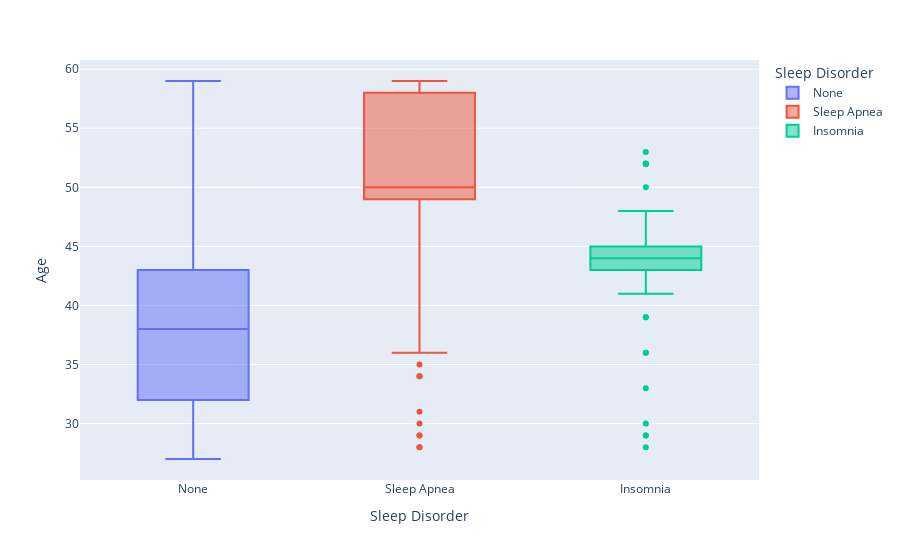

The notebook cell this image was saved under:
### Markdown cell above
It is interesting to see that a lot of doctors have reported not having any sleep disorders whereas a lot of nurses have reported to be suffereing from sleep apnea. At the same time, it also looks like a lot of teachers and sales persons have reported to be suffering from insomnia.

### Code cell
px.box(df, x=df['Sleep Disorder'], y=df['Age'], color='Sleep Disorder')

### Figure 1 — Plotly figure (JSON) as saved in the notebook; plotly's stock layout.template omitted (floating-point values rounded to 4 significant figures; data arrays with more than 128 entries replaced by an {"elided": "..."} marker saying what was removed)
{"data": [{"alignmentgroup": "True", "hovertemplate": "Sleep Disorder=%{x}<br>Age=%{y}<extra></extra>", "legendgroup": "None", "marker": {"color": "#636efa"}, "name": "None", "notched": false, "offsetgroup": "None", "orientation": "v", "showlegend": true, "type": "box", "x": {"elided": "219 str values"}, "x0": " ", "xaxis": "x", "y": {"elided": "219 int values"}, "y0": " ", "yaxis": "y"}, {"alignmentgroup": "True", "hovertemplate": "Sleep Disorder=%{x}<br>Age=%{y}<extra></extra>", "legendgroup": "Sleep Apnea", "marker": {"color": "#EF553B"}, "name": "Sleep Apnea", "notched": false, "offsetgroup": "Sleep Apnea", "orientation": "v", "showlegend": true, "type": "box", "x": ["Sleep Apnea", "Sleep Apnea", "Sleep Apnea", "Sleep Apnea", "Sleep Apnea", "Sleep Apnea", "Sleep Apnea", "Sleep Apnea", "Sleep Apnea", "Sleep Apnea", "Sleep Apnea", "Sleep Apnea", "Sleep Apnea", "Sleep Apnea", "Sleep Apnea", "Sleep Apnea", "Sleep Apnea", "Sleep Apnea", "Sleep Apnea", "Sleep Apnea", "Sleep Apnea", "Sleep Apnea", "Sleep Apnea", "Sleep Apnea", "Sleep Apnea", "Sleep Apnea", "Sleep Apnea", "Sleep Apnea", "Sleep Apnea", "Sleep Apnea", "Sleep Apnea", "Sleep Apnea", "Sleep Apnea", "Sleep Apnea", "Sleep Apnea", "Sleep Apnea", "Sleep Apnea", "Sleep Apnea", "Sleep Apnea", "Sleep Apnea", "Sleep Apnea", "Sleep Apnea", "Sleep Apnea", "Sleep Apnea", "Sleep Apnea", "Sleep Apnea", "Sleep Apnea", "Sleep Apnea", "Sleep Apnea", "Sleep Apnea", "Sleep Apnea", "Sleep Apnea", "Sleep Apnea", "Sleep Apnea", "Sleep Apnea", "Sleep Apnea", "Sleep Apnea", "Sleep Apnea", "Sleep Apnea", "Sleep Apnea", "Sleep Apnea", "Sleep Apnea", "Sleep Apnea", "Sleep Apnea", "Sleep Apnea", "Sleep Apnea", "Sleep Apnea", "Sleep Apnea", "Sleep Apnea", "Sleep Apnea", "Sleep Apnea", "Sleep Apnea", "Sleep Apnea", "Sleep Apnea", "Sleep Apnea", "Sleep Apnea", "Sleep Apnea", "Sleep Apnea"], "x0": " ", "xaxis": "x", "y": [28, 28, 29, 29, 30, 31, 34, 34, 35, 36, 36, 38, 38, 42, 42, 43, 43, 48, 49, 49, 49, 49, 49, 49, 49, 49, 49, 49, 50, 50, 50, 50, 50, 50, 50, 50, 50, 50, 50, 50, 50, 50, 50, 50, 50, 51, 51, 51, 55, 55, 57, 57, 57, 57, 57, 57, 57, 57, 58, 58, 58, 58, 58, 58, 59, 59, 59, 59, 59, 59, 59, 59, 59, 59, 59, 59, 59, 59], "y0": " ", "yaxis": "y"}, {"alignmentgroup": "True", "hovertemplate": "Sleep Disorder=%{x}<br>Age=%{y}<extra></extra>", "legendgroup": "Insomnia", "marker": {"color": "#00cc96"}, "name": "Insomnia", "notched": false, "offsetgroup": "Insomnia", "orientation": "v", "showlegend": true, "type": "box", "x": ["Insomnia", "Insomnia", "Insomnia", "Insomnia", "Insomnia", "Insomnia", "Insomnia", "Insomnia", "Insomnia", "Insomnia", "Insomnia", "Insomnia", "Insomnia", "Insomnia", "Insomnia", "Insomnia", "Insomnia", "Insomnia", "Insomnia", "Insomnia", "Insomnia", "Insomnia", "Insomnia", "Insomnia", "Insomnia", "Insomnia", "Insomnia", "Insomnia", "Insomnia", "Insomnia", "Insomnia", "Insomnia", "Insomnia", "Insomnia", "Insomnia", "Insomnia", "Insomnia", "Insomnia", "Insomnia", "Insomnia", "Insomnia", "Insomnia", "Insomnia", "Insomnia", "Insomnia", "Insomnia", "Insomnia", "Insomnia", "Insomnia", "Insomnia", "Insomnia", "Insomnia", "Insomnia", "Insomnia", "Insomnia", "Insomnia", "Insomnia", "Insomnia", "Insomnia", "Insomnia", "Insomnia", "Insomnia", "Insomnia", "Insomnia", "Insomnia", "Insomnia", "Insomnia", "Insomnia", "Insomnia", "Insomnia", "Insomnia", "Insomnia", "Insomnia", "Insomnia", "Insomnia", "Insomnia", "Insomnia"], "x0": " ", "xaxis": "x", "y": [28, 29, 29, 30, 33, 36, 36, 39, 39, 41, 42, 43, 43, 43, 43, 43, 43, 43, 43, 43, 43, 43, 43, 43, 43, 43, 43, 43, 44, 44, 44, 44, 44, 44, 44, 44, 44, 44, 44, 44, 44, 44, 44, 44, 44, 44, 44, 44, 44, 44, 44, 44, 44, 44, 44, 44, 45, 45, 45, 45, 45, 45, 45, 45, 45, 45, 45, 48, 48, 50, 52, 52, 52, 52, 52, 52, 53], "y0": " ", "yaxis": "y"}], "layout": {"boxmode": "overlay", "legend": {"title": {"text": "Sleep Disorder"}, "tracegroupgap": 0}, "margin": {"t": 60}, "xaxis": {"anchor": "y", "categoryarray": ["None", "Sleep Apnea", "Insomnia"], "categoryorder": "array", "domain": [0, 1], "title": {"text": "Sleep Disorder"}}, "yaxis": {"anchor": "x", "domain": [0, 1], "title": {"text": "Age"}}}}
